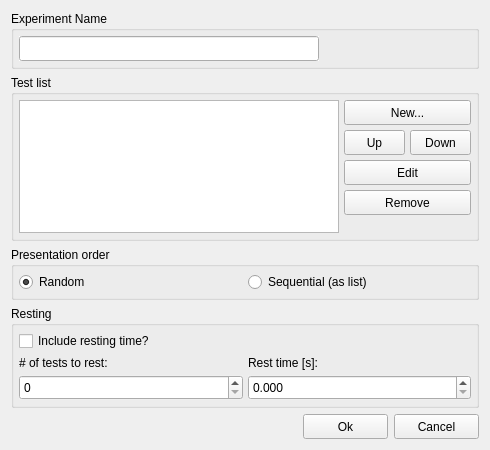
<?xml version="1.0" encoding="UTF-8"?>
<ui version="4.0">
 <class>formExperimentConfig</class>
 <widget class="QWidget" name="formExperimentConfig">
  <property name="geometry">
   <rect>
    <x>0</x>
    <y>0</y>
    <width>490</width>
    <height>450</height>
   </rect>
  </property>
  <property name="sizePolicy">
   <sizepolicy hsizetype="Fixed" vsizetype="Fixed">
    <horstretch>0</horstretch>
    <verstretch>0</verstretch>
   </sizepolicy>
  </property>
  <property name="minimumSize">
   <size>
    <width>490</width>
    <height>450</height>
   </size>
  </property>
  <property name="maximumSize">
   <size>
    <width>490</width>
    <height>450</height>
   </size>
  </property>
  <property name="windowTitle">
   <string>Form</string>
  </property>
  <layout class="QVBoxLayout" name="formLayout">
   <item>
    <widget class="QGroupBox" name="gBox1">
     <property name="title">
      <string>Experiment Name</string>
     </property>
     <layout class="QHBoxLayout" name="hLayout1">
      <property name="spacing">
       <number>5</number>
      </property>
      <property name="margin">
       <number>5</number>
      </property>
      <item>
       <widget class="QLineEdit" name="tBoxExps">
        <property name="minimumSize">
         <size>
          <width>300</width>
          <height>25</height>
         </size>
        </property>
        <property name="maximumSize">
         <size>
          <width>16777215</width>
          <height>25</height>
         </size>
        </property>
        <property name="autoFillBackground">
         <bool>true</bool>
        </property>
       </widget>
      </item>
      <item>
       <spacer name="hSpacer1">
        <property name="orientation">
         <enum>Qt::Horizontal</enum>
        </property>
        <property name="sizeHint" stdset="0">
         <size>
          <width>146</width>
          <height>20</height>
         </size>
        </property>
       </spacer>
      </item>
     </layout>
    </widget>
   </item>
   <item>
    <widget class="QGroupBox" name="gBox2">
     <property name="minimumSize">
      <size>
       <width>0</width>
       <height>0</height>
      </size>
     </property>
     <property name="title">
      <string>Test list</string>
     </property>
     <layout class="QHBoxLayout" name="hLayout2">
      <property name="spacing">
       <number>5</number>
      </property>
      <property name="margin">
       <number>5</number>
      </property>
      <item>
       <widget class="QTableView" name="tabVwTest">
        <property name="sizePolicy">
         <sizepolicy hsizetype="Expanding" vsizetype="Expanding">
          <horstretch>0</horstretch>
          <verstretch>0</verstretch>
         </sizepolicy>
        </property>
        <property name="minimumSize">
         <size>
          <width>320</width>
          <height>0</height>
         </size>
        </property>
        <property name="horizontalScrollBarPolicy">
         <enum>Qt::ScrollBarAlwaysOff</enum>
        </property>
       </widget>
      </item>
      <item>
       <layout class="QVBoxLayout" name="vLayout1">
        <property name="spacing">
         <number>5</number>
        </property>
        <item>
         <widget class="QPushButton" name="btnNew">
          <property name="minimumSize">
           <size>
            <width>80</width>
            <height>25</height>
           </size>
          </property>
          <property name="maximumSize">
           <size>
            <width>16777215</width>
            <height>25</height>
           </size>
          </property>
          <property name="text">
           <string>New...</string>
          </property>
         </widget>
        </item>
        <item>
         <layout class="QHBoxLayout" name="hLayout3">
          <item>
           <widget class="QPushButton" name="btnUp">
            <property name="minimumSize">
             <size>
              <width>35</width>
              <height>25</height>
             </size>
            </property>
            <property name="maximumSize">
             <size>
              <width>16777215</width>
              <height>25</height>
             </size>
            </property>
            <property name="text">
             <string>Up</string>
            </property>
           </widget>
          </item>
          <item>
           <widget class="QPushButton" name="btnDown">
            <property name="minimumSize">
             <size>
              <width>35</width>
              <height>25</height>
             </size>
            </property>
            <property name="maximumSize">
             <size>
              <width>16777215</width>
              <height>25</height>
             </size>
            </property>
            <property name="text">
             <string>Down</string>
            </property>
           </widget>
          </item>
         </layout>
        </item>
        <item>
         <widget class="QPushButton" name="btnEdit">
          <property name="minimumSize">
           <size>
            <width>80</width>
            <height>25</height>
           </size>
          </property>
          <property name="maximumSize">
           <size>
            <width>16777215</width>
            <height>25</height>
           </size>
          </property>
          <property name="text">
           <string>Edit</string>
          </property>
         </widget>
        </item>
        <item>
         <widget class="QPushButton" name="btnRemove">
          <property name="minimumSize">
           <size>
            <width>80</width>
            <height>25</height>
           </size>
          </property>
          <property name="maximumSize">
           <size>
            <width>16777215</width>
            <height>25</height>
           </size>
          </property>
          <property name="text">
           <string>Remove</string>
          </property>
         </widget>
        </item>
        <item>
         <spacer name="vSpacer">
          <property name="orientation">
           <enum>Qt::Vertical</enum>
          </property>
          <property name="sizeHint" stdset="0">
           <size>
            <width>20</width>
            <height>40</height>
           </size>
          </property>
         </spacer>
        </item>
       </layout>
      </item>
     </layout>
    </widget>
   </item>
   <item>
    <widget class="QGroupBox" name="gBox3">
     <property name="sizePolicy">
      <sizepolicy hsizetype="Preferred" vsizetype="Preferred">
       <horstretch>0</horstretch>
       <verstretch>0</verstretch>
      </sizepolicy>
     </property>
     <property name="title">
      <string>Presentation order</string>
     </property>
     <layout class="QHBoxLayout" name="hLayout4">
      <property name="spacing">
       <number>5</number>
      </property>
      <property name="margin">
       <number>5</number>
      </property>
      <item>
       <widget class="QRadioButton" name="rBtnRand">
        <property name="minimumSize">
         <size>
          <width>0</width>
          <height>20</height>
         </size>
        </property>
        <property name="maximumSize">
         <size>
          <width>16777215</width>
          <height>20</height>
         </size>
        </property>
        <property name="text">
         <string>Random</string>
        </property>
        <property name="checked">
         <bool>true</bool>
        </property>
       </widget>
      </item>
      <item>
       <widget class="QRadioButton" name="rBtnOrdr">
        <property name="minimumSize">
         <size>
          <width>0</width>
          <height>20</height>
         </size>
        </property>
        <property name="maximumSize">
         <size>
          <width>16777215</width>
          <height>20</height>
         </size>
        </property>
        <property name="text">
         <string>Sequential (as list)</string>
        </property>
        <property name="checked">
         <bool>false</bool>
        </property>
       </widget>
      </item>
     </layout>
    </widget>
   </item>
   <item>
    <widget class="QGroupBox" name="gBox4">
     <property name="title">
      <string>Resting</string>
     </property>
     <layout class="QVBoxLayout" name="verticalLayout">
      <property name="spacing">
       <number>5</number>
      </property>
      <property name="margin">
       <number>5</number>
      </property>
      <item>
       <widget class="QCheckBox" name="cBoxRest">
        <property name="minimumSize">
         <size>
          <width>0</width>
          <height>20</height>
         </size>
        </property>
        <property name="maximumSize">
         <size>
          <width>16777215</width>
          <height>20</height>
         </size>
        </property>
        <property name="text">
         <string>Include resting time?</string>
        </property>
       </widget>
      </item>
      <item>
       <layout class="QHBoxLayout" name="hLayout5">
        <property name="spacing">
         <number>5</number>
        </property>
        <item>
         <layout class="QVBoxLayout" name="vLayout2">
          <item>
           <widget class="QLabel" name="lblNumRest">
            <property name="maximumSize">
             <size>
              <width>16777215</width>
              <height>20</height>
             </size>
            </property>
            <property name="text">
             <string># of tests to rest:</string>
            </property>
           </widget>
          </item>
          <item>
           <widget class="QSpinBox" name="iBoxNumRest">
            <property name="minimumSize">
             <size>
              <width>0</width>
              <height>25</height>
             </size>
            </property>
            <property name="maximumSize">
             <size>
              <width>16777215</width>
              <height>25</height>
             </size>
            </property>
            <property name="autoFillBackground">
             <bool>true</bool>
            </property>
            <property name="maximum">
             <number>9999</number>
            </property>
           </widget>
          </item>
         </layout>
        </item>
        <item>
         <layout class="QVBoxLayout" name="vLayout3">
          <item>
           <widget class="QLabel" name="lblTimeRest">
            <property name="maximumSize">
             <size>
              <width>16777215</width>
              <height>20</height>
             </size>
            </property>
            <property name="text">
             <string>Rest time [s]:</string>
            </property>
           </widget>
          </item>
          <item>
           <widget class="QDoubleSpinBox" name="dBoxTimeRest">
            <property name="minimumSize">
             <size>
              <width>0</width>
              <height>25</height>
             </size>
            </property>
            <property name="maximumSize">
             <size>
              <width>16777215</width>
              <height>25</height>
             </size>
            </property>
            <property name="autoFillBackground">
             <bool>true</bool>
            </property>
            <property name="decimals">
             <number>3</number>
            </property>
            <property name="maximum">
             <double>9999.000000000000000</double>
            </property>
            <property name="singleStep">
             <double>0.010000000000000</double>
            </property>
           </widget>
          </item>
         </layout>
        </item>
       </layout>
      </item>
     </layout>
    </widget>
   </item>
   <item>
    <layout class="QHBoxLayout" name="hLayout6">
     <item>
      <spacer name="hSpacer2">
       <property name="orientation">
        <enum>Qt::Horizontal</enum>
       </property>
       <property name="sizeHint" stdset="0">
        <size>
         <width>40</width>
         <height>20</height>
        </size>
       </property>
      </spacer>
     </item>
     <item>
      <widget class="QPushButton" name="btnOk">
       <property name="minimumSize">
        <size>
         <width>85</width>
         <height>25</height>
        </size>
       </property>
       <property name="maximumSize">
        <size>
         <width>16777215</width>
         <height>25</height>
        </size>
       </property>
       <property name="text">
        <string>Ok</string>
       </property>
      </widget>
     </item>
     <item>
      <widget class="QPushButton" name="btnCancel">
       <property name="minimumSize">
        <size>
         <width>85</width>
         <height>25</height>
        </size>
       </property>
       <property name="maximumSize">
        <size>
         <width>16777215</width>
         <height>25</height>
        </size>
       </property>
       <property name="text">
        <string>Cancel</string>
       </property>
      </widget>
     </item>
    </layout>
   </item>
  </layout>
 </widget>
 <resources/>
 <connections/>
</ui>
